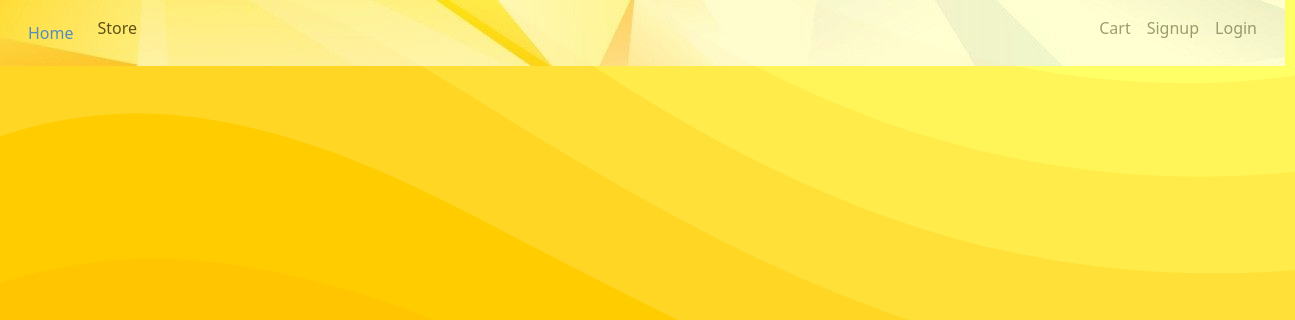
The page /cart/particular/38/ on the database as committed earlier.
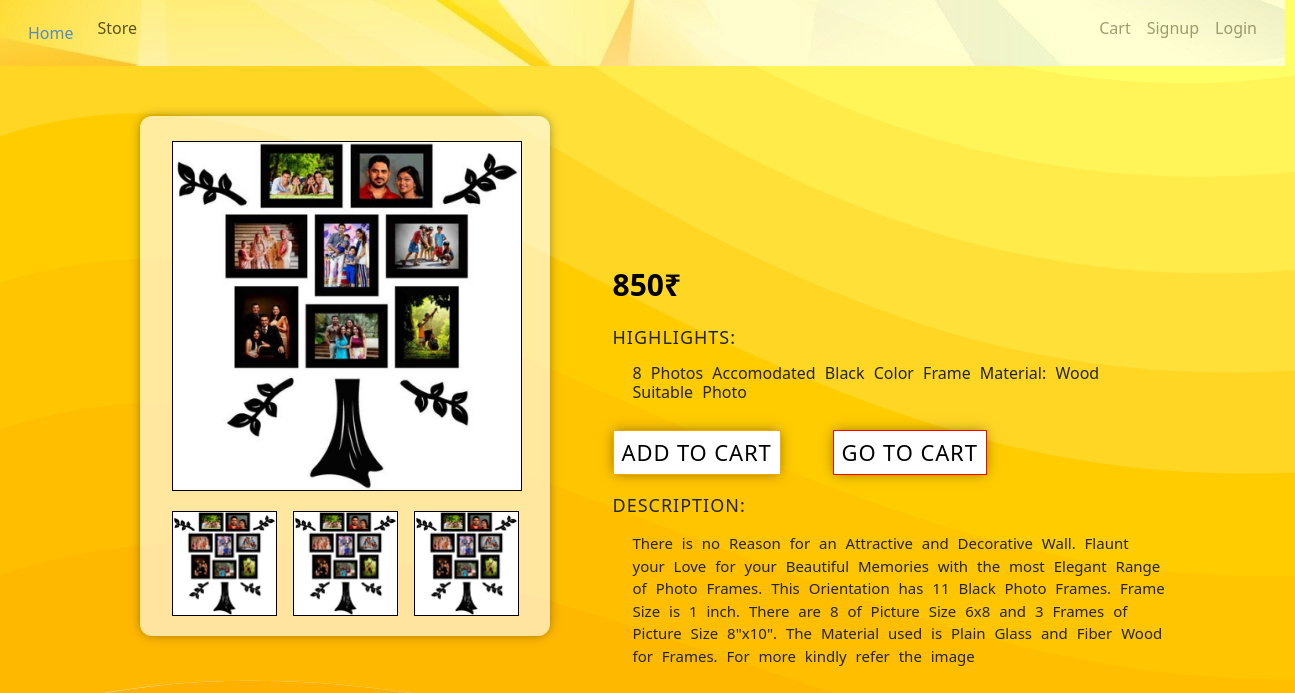
The same page on the database as committed later.
### store/models/product.py (models this page shows, shortened)
class Product(models.Model):
    name = models.CharField(max_length=50)
    price = models.IntegerField(default=0)
    category = models.ForeignKey(Category, on_delete=models.CASCADE,default=1)
    short_description = models.CharField(max_length=100,default='',null=True)
    more_description = models.CharField(max_length=600,default='',null=True)
    image = models.ImageField(upload_to='uploads/produts/')
    image1 = models.ImageField(upload_to='uploads/produts/',null=True, blank=True)
    image2 = models.ImageField(upload_to='uploads/produts/',null=True, blank=True)

### store/views/particular.py (the view, shortened to what this page needs)
# urls.py: path('cart/particular/<int:id>/',particular.Particular.as_view(),name='particular'),
class Particular(View):
    def get(self, request,id):
        product = Product.objects.filter(id = id)
        return render(request, 'particular.html', {'products': product})

### store/templates/particular.html (shortened to what the changed rows need)
{% load static %} {% load cart %}
<!DOCTYPE html>
<html>
<head>
    <link rel="stylesheet" href="{%  static  'css/particular.css'  %}">
    <link href="https://cdn.jsdelivr.net/npm/bootstrap@5.0.0-beta3/dist/css/bootstrap.min.css" rel="stylesheet">
</head>
<body style="overflow-x: hidden;">
    <form action="" method="GET">
        {% for product in products %}
        <div class="container">
            <ul class="imageback">
                <img src="{{product.image.url}}" class="big_img">
                <li>
                    <img id="one" src="{{product.image.url}}" class="small_img">
                </li>
                <li>
                    <img src="{{product.image.url}}" class="small_img">
                </li>
                <li>
                    <img src="{{product.image.url}}" class="small_img">
                </li>
            </ul>
            <div class="description">
                <h1>{{product.name}}</h1>
                <span>
                    {{product.price}}₹
                </span>
                <h5>HIGHLIGHTS:</h5>
                <h6>{{product.short_description}}</h6>
                <div id="add" class="buy">
                    {% if product|is_in_cart:request.session.cart %}
                    <div class="adjust">
                        <form action="" method="POST">
                            {% csrf_token %}
                            <input hidden type="text" name="product" value="{{product.id}}">
                            <input hidden type="text" name="remove" value="True">
                            <input hidden class="min" type="submit" value=" - ">
                        </form>
                        <div class="des">{{product|cart_quantity:request.session.cart}}in cart</div>
                        <form action="" method="POST">
                            {% csrf_token %}
                            <input hidden type="text" name="product" value="{{product.id}}">
                            <input class="max" type="submit" value=" + ">
                        </form>
                        <form action="" method="POST">
                            {% csrf_token %}
                            <input hidden type="text" name="product" value="{{product.id}}">
                            <input hidden type="text" name="remove" value="True">
                            <input class="min" type="submit" value=" - ">
                        </form>
                    </div>
                    {% else %}
                    <form action="" method="POST">
                        <input type="submit" class="buttona" value="Add To Cart">
                    </form>
                    {% endif %}
                    <div>
                        <a href="{% url 'bag' %}"><input type="submit" class="buttonb" value="Go To Cart"></a>
                    </div>
                </div>
                <h5 class='ds'>DESCRIPTION:</h5>
                <p>{{product.more_description}}</p>
            </div>
        </div>
        {% endfor%}</form>
</body>
</html>

Rows that differ between the two databases and show on the page:
added Product: image (picture), price "850", short_description "8 Photos Accomodated Black Color Frame Material: Wood Suitable Photo", more_description "There is no Reason for an Attractive and Decorative Wall. Flaunt your Love for your Beautiful Memories with the most Elegant Range of Photo Frames. This Orientation has 11 Black Photo Frames. Frame Size is 1 inch. There are 8 of Picture Size 6x8 and 3 Frames of Picture Size 8\"x10\". The Material used is Plain Glass and Fiber Wood for Frames. For more kindly refer the image"
